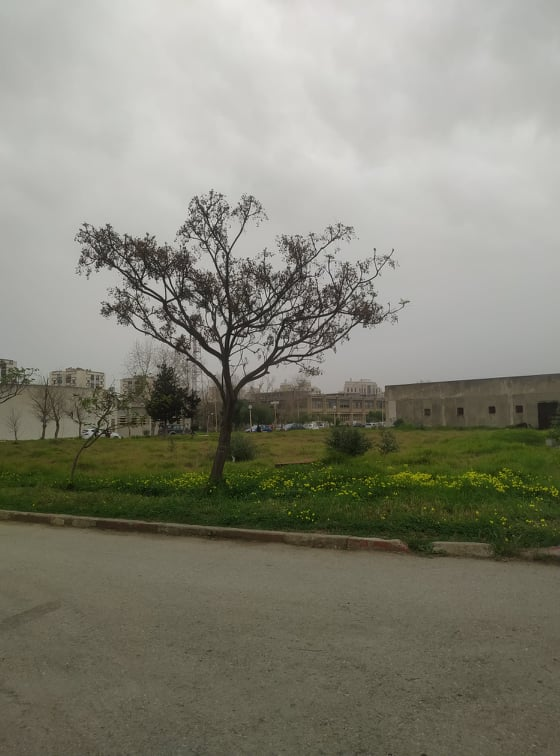
#> input picture S2/Vision/TP3/image3.jpg, 560 x 756 px
$ python stitch.py
#> lines starting #> are read from the running program, lines starting #| are printed output that depends on the picture
#reference: https://pylessons.com/OpenCV-image-stiching-continue

import cv2
import numpy as np

#original_image_right
img_r = cv2.imread('image3.jpg')
#> img_r is the input picture: shape (756, 560, 3); mean B, G, R 118.6, 132.1, 132.5
imgr = cv2.cvtColor(img_r,cv2.COLOR_BGR2GRAY)

#original_image_left
img_l = cv2.imread('stiched 0-1-2.jpg')
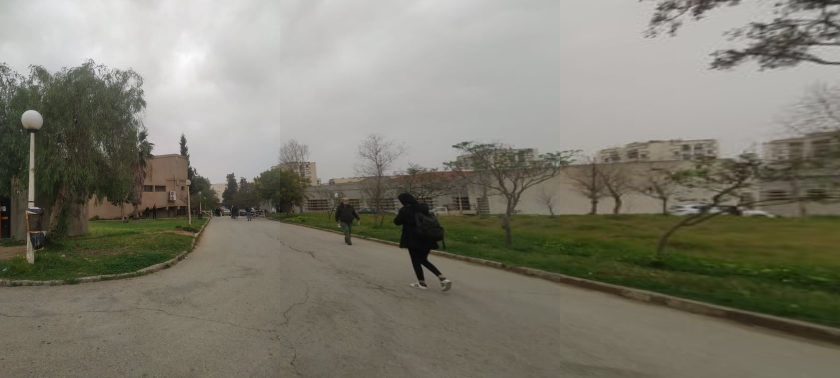
#> input picture S2/Vision/TP3/stiched 0-1-2.jpg, 1680 x 756 px (shown at 1/2 size)
#> img_l is the input picture: shape (756, 1680, 3); mean B, G, R 112, 124.8, 126.9
imgl = cv2.cvtColor(img_l,cv2.COLOR_BGR2GRAY)
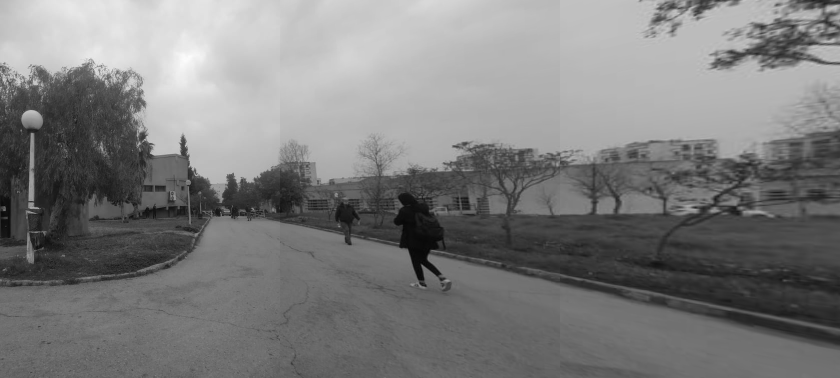
#> imgl: shape (756, 1680) (shown at 1/2 size); min 1, max 252, mean 124

sift = cv2.SIFT_create()
# find key points
kpr, desr = sift.detectAndCompute(imgr,None)
#> kpr = 1198 keypoints; strongest (x, y, size): (233, 332, 1.8), (232, 337, 2.1), (223, 339, 2.5), (267, 306, 2.6)
kpl, desl = sift.detectAndCompute(imgl,None)
#> kpl = 2185 keypoints; strongest (x, y, size): (77, 416, 1.9), (366, 282, 9.1), (368, 299, 10.1), (64, 270, 5.9)

cv2.imshow('original_image_left_keypoints',cv2.drawKeypoints(img_l,kpl,None))
cv2.waitKey(0)

cv2.imshow('original_image_right_keypoints',cv2.drawKeypoints(img_r,kpr,None))
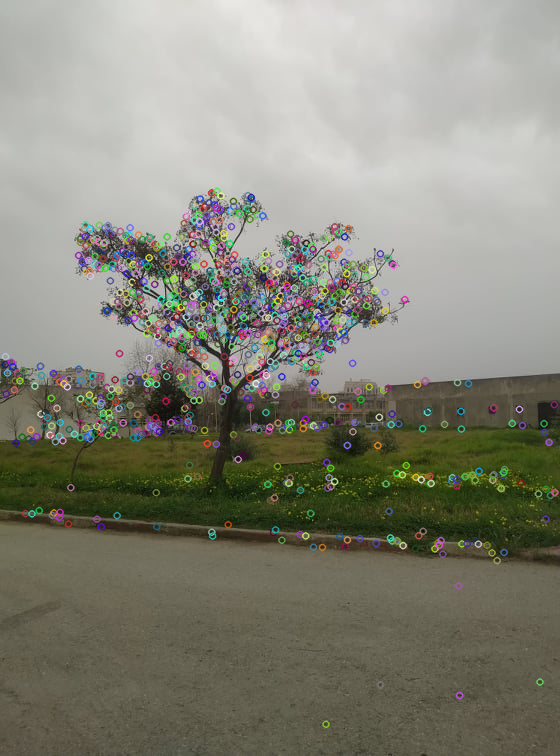
#> window 'original_image_right_keypoints': shape (756, 560, 3); mean B, G, R 120.4, 133.3, 133.6
cv2.waitKey(0)

match = cv2.BFMatcher()
matches = match.knnMatch(desr,desl,k=2)
#> matches = 1198 matches

good = []
for m,n in matches:
    if m.distance < 0.75*n.distance:
        good.append(m)
#> after the loop, good = 18 matches

draw_params = dict(matchColor=(0,255,0),
                       singlePointColor=None,
                       flags=2)

img3 = cv2.drawMatches(img_r,kpr,img_l,kpl,good,None,**draw_params)
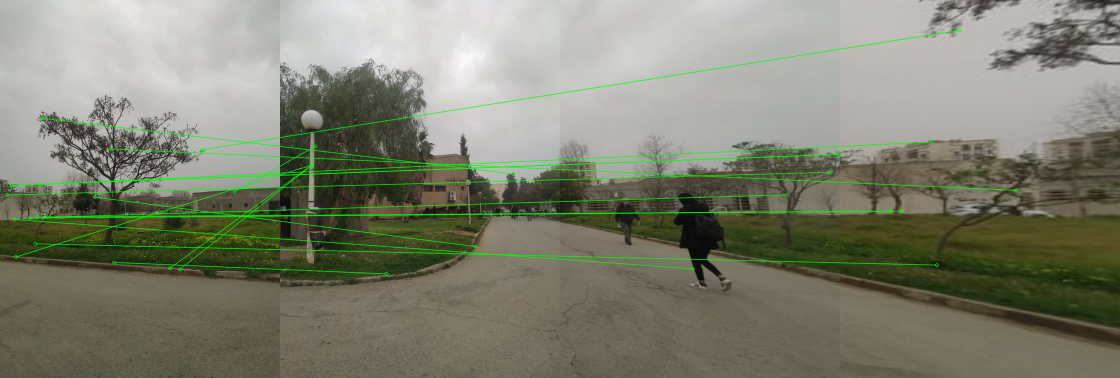
#> img3: shape (756, 2240, 3) (shown at 1/2 size); mean B, G, R 112.3, 129.2, 126.7
cv2.imshow("Draw Matches Left Right.jpg", img3)
cv2.waitKey(0)

MIN_MATCH_COUNT = 10
if len(good) > MIN_MATCH_COUNT:
    src_pts = np.float32([ kpr[m.queryIdx].pt for m in good ]).reshape(-1,1,2)
#> src_pts = 18 rows, first 8: [13.8, 389.4], [22.97, 370.2], [22.97, 370.2], [28.38, 438.6], [31.48, 513.4], [58.86, 435.8], [70.29, 487.1], [73.99, 433.6]
    dst_pts = np.float32([ kpl[m.trainIdx].pt for m in good ]).reshape(-1,1,2)
#> dst_pts = 18 rows, first 8: [1099.1, 344], [1117.4, 308.2], [1117.4, 308.2], [824.8, 537.2], [63.51, 329.5], [1243.9, 421.7], [1313.3, 529.7], [1220, 421.8]

    M, mask = cv2.findHomography(src_pts, dst_pts, cv2.RANSAC, 5.0)
#> M = [[0.0386, -0.142, 32.84], [0.00399, -0.915, 333.4], [4.84e-07, -0.00275, 1]]; mask = 18 values, max 1 at index 1, min 0 at index 0, mean 0.333

    h,w = imgr.shape
#> h = 756; w = 560
    pts = np.float32([ [0,0],[0,h-1],[w-1,h-1],[w-1,0] ]).reshape(-1,1,2)
#> pts = [[0, 0], [0, 755], [559, 755], [559, 0]]
    dst = cv2.perspectiveTransform(pts, M)
#> dst = [[32.84, 333.4], [69.56, 332.7], [49.46, 330.7], [54.42, 335.5]]
    imgr = cv2.polylines(imgr,[np.int32(dst)],True,255,3, cv2.LINE_AA)
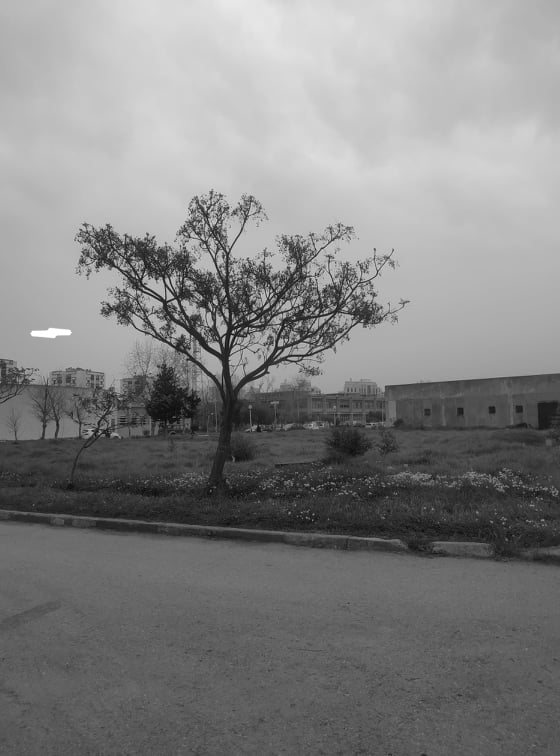
#> imgr: shape (756, 560); min 5, max 255, mean 130.8
    cv2.imshow("right_image_overlapping.jpg", imgr)
    cv2.waitKey(0)
else:
    print("Not enought matches are found - %d/%d", (len(good)/MIN_MATCH_COUNT))
print(img_l.shape[1] + img_r.shape[1], img_l.shape[0])
#| 2240 756
dst = cv2.warpPerspective(img_r,M,(img_l.shape[1] + img_r.shape[1], img_l.shape[0]))
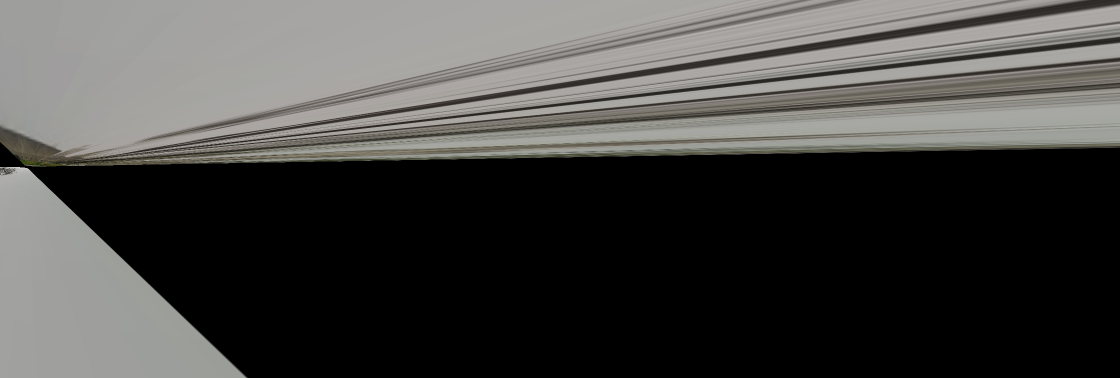
#> dst: shape (756, 2240, 3) (shown at 1/2 size); mean B, G, R 68.4, 70.5, 71.3
cv2.imshow("dst warpPerspective", dst)
cv2.waitKey(0)

dst[0:img_l.shape[0],0:img_l.shape[1]] = img_l
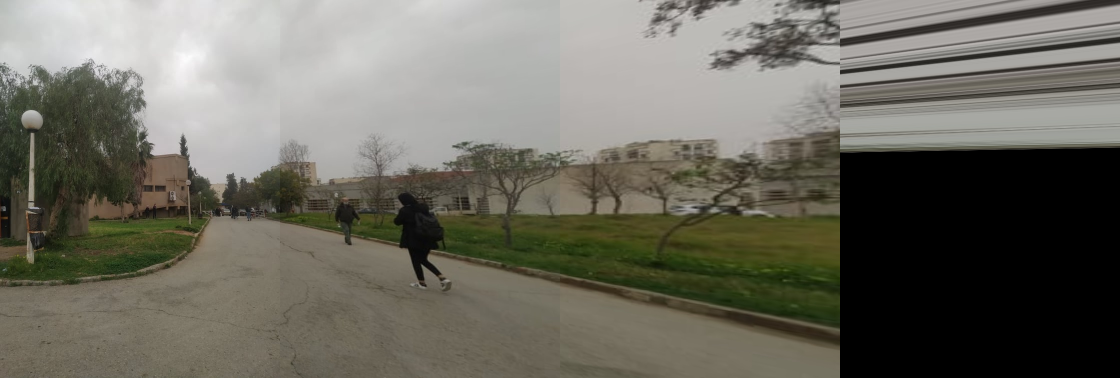
#> dst: shape (756, 2240, 3) (shown at 1/2 size); mean B, G, R 96.7, 106.9, 108.7
cv2.imshow("add left image to the warped right.jpg", dst)
cv2.waitKey(0)

def trim(frame):
    #crop
    if not np.sum(frame[0]):
        return trim(frame[1:])
    #crop
    if not np.sum(frame[-1]):
        return trim(frame[0:-1])
    #crop
    if not np.sum(frame[:,0]):
        return trim(frame[:,1:])
    #crop
    if not np.sum(frame[:,-1]):
        return trim(frame[:,:-2])
    return frame
#https://www.w3schools.com/python/numpy/numpy_array_slicing.asp
arr = np.array([[1, 2, 3, 4, 5], [6, 7, 8, 9, 10]])
print(arr[:, -1])
print(arr[:, :-2])
print(arr[:,0])
print(arr[:,1:])
print(arr[-1])
print(arr[0:-1])
print(arr[0])
print(arr[1:])

cv2.imshow("original_image_stitched_crop.jpg", trim(dst))
cv2.waitKey(0)
# cv2.imwrite("original_image_stitched_crop.jpg", trim(dst))
cv2.imwrite("stiched 0-1-2-3.jpg", trim(dst))
